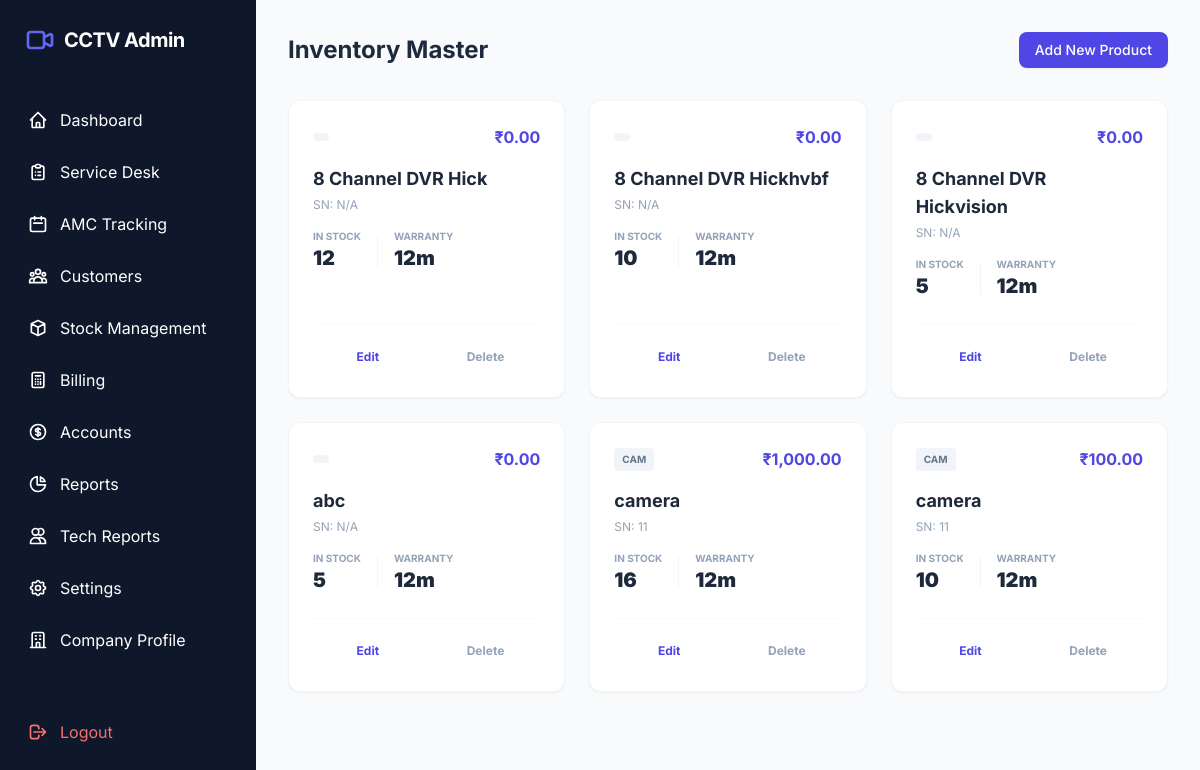
The page /admin/inventory.php (signed in) on the database as committed earlier.
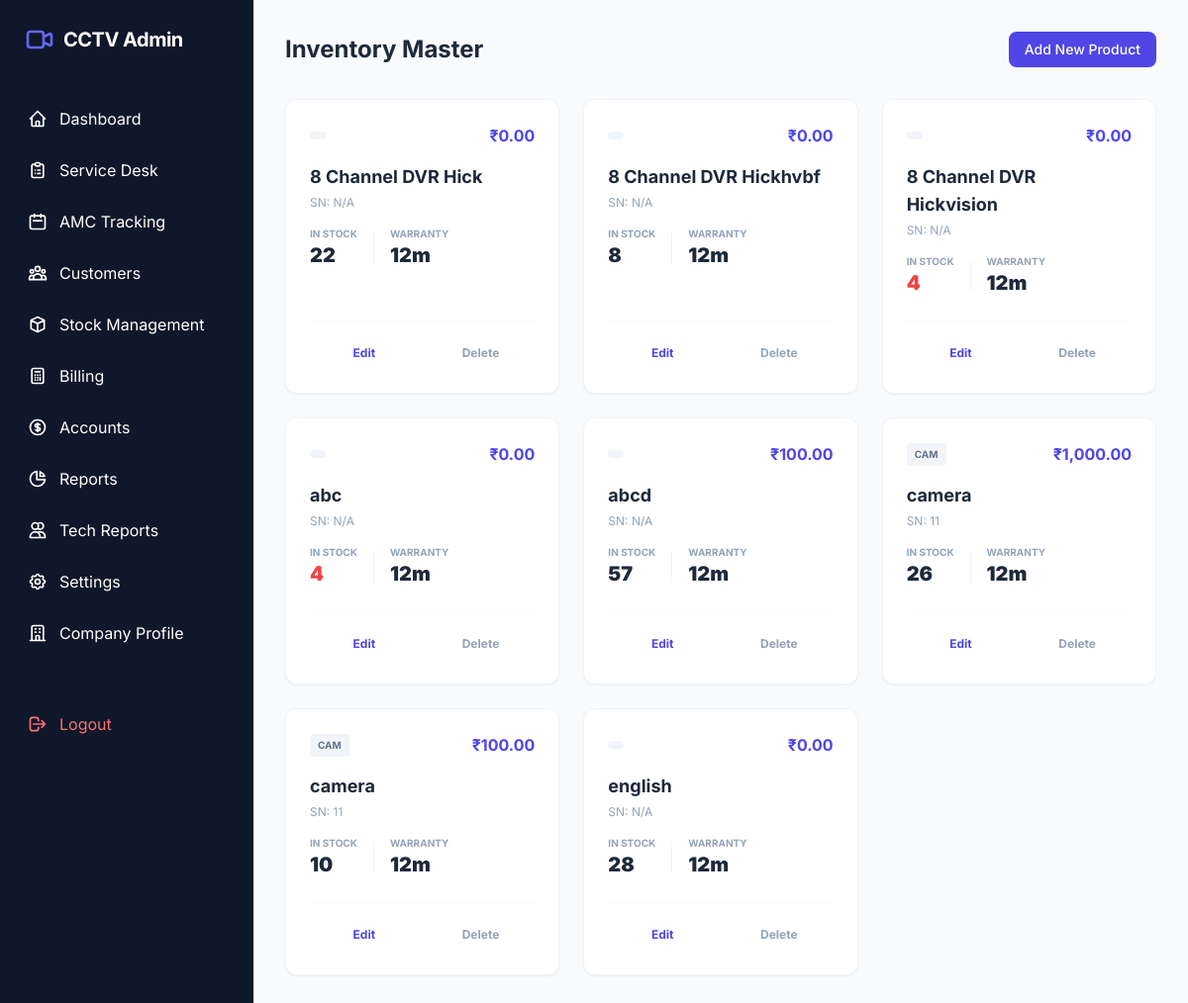
The same page on the database as committed later.
### tables this page shows
CREATE TABLE `products` (
  `id` int(11) NOT NULL,
  `category_id` int(11) DEFAULT NULL,
  `product_name` varchar(255) NOT NULL,
  `product_code` varchar(100) DEFAULT NULL,
  `unit` varchar(50) DEFAULT 'Pcs',
  `category` varchar(50) DEFAULT NULL COMMENT 'Camera, DVR, HDD, Power Supply, etc.',
  `serial_number` varchar(100) DEFAULT NULL,
  `unit_price` decimal(10,2) NOT NULL,
  `gst_rate` decimal(5,2) DEFAULT 0.00,
  `current_stock` int(11) DEFAULT 0,
  `opening_stock` int(11) DEFAULT 0,
  `description` text DEFAULT NULL,
  `warranty_months` int(11) DEFAULT 12
);

### admin/inventory.php (the view, shortened to what this page needs)
<?php
require_once '../includes/db_connect.php';
require_once '../includes/header.php';
try {
    $stmt = $pdo->query("SELECT id, product_name as item_name, category, serial_number, unit_price, current_stock as stock_qty, warranty_months FROM products ORDER BY product_name ASC");
    $products = $stmt->fetchAll();
} catch (PDOException $e) {
    echo "Error: " . $e->getMessage();
}
?>
<div class="space-y-8">
    <div class="flex items-center justify-between">
        <h2 class="text-2xl font-bold text-slate-800">Inventory Master</h2>
        <button onclick="openProductModal()" class="bg-indigo-600 text-white px-4 py-2 rounded-lg text-sm font-medium hover:bg-indigo-700 transition shadow-sm">Add New Product</button>
    </div>
    <div class="grid grid-cols-1 md:grid-cols-2 lg:grid-cols-3 gap-6">
        <?php foreach ($products as $product): ?>
        <div class="bg-white p-6 rounded-xl shadow-sm border border-slate-100 flex flex-col justify-between">
            <div>
                <div class="flex items-center justify-between mb-4">
                    <span class="px-2 py-1 rounded text-[10px] font-bold uppercase bg-slate-100 text-slate-500"><?php echo htmlspecialchars($product['category']); ?></span>
                    <span class="text-indigo-600 font-bold">₹<?php echo number_format($product['unit_price'], 2); ?></span>
                </div>
                <h3 class="text-lg font-bold text-slate-800 mb-1"><?php echo htmlspecialchars($product['item_name']); ?></h3>
                <p class="text-xs text-slate-400 mb-4">SN: <?php echo htmlspecialchars($product['serial_number'] ?? 'N/A'); ?></p>
                <div class="flex items-center gap-4 mb-6">
                    <div>
                        <p class="text-[10px] text-slate-400 uppercase font-bold">In Stock</p>
                        <p class="text-xl font-black <?php echo $product['stock_qty'] < 5 ? 'text-red-500' : 'text-slate-800'; ?>"><?php echo $product['stock_qty']; ?></p>
                    </div>
                    <div>
                        <p class="text-[10px] text-slate-400 uppercase font-bold">Warranty</p>
                        <p class="text-xl font-black text-slate-800"><?php echo $product['warranty_months']; ?>m</p>
                    </div>
                </div>
            </div>
            <div class="flex gap-2 pt-4 border-t border-slate-50">
                <button onclick='openEditProductModal(<?php echo json_encode($product, JSON_HEX_APOS | JSON_HEX_QUOT); ?>)' class="flex-1 text-xs font-bold text-indigo-600 hover:bg-indigo-50 py-2 rounded transition">Edit</button>
                <button class="flex-1 text-xs font-bold text-slate-400 hover:text-red-500 py-2 rounded transition">Delete</button>
            </div>
        </div>
        <?php endforeach; ?>
    </div>
</div>
<?php require_once '../includes/footer.php'; ?>

Rows that differ between the two databases and show on the page:
changed products "8 Channel DVR Hick": current_stock "12" → "22"
changed products "8 Channel DVR Hickhvbf": current_stock "10" → "8"
changed products "8 Channel DVR Hickvision": current_stock "5" → "4"
changed products "abc": current_stock "5" → "4"
added products: unit_price "100.00", product_name "abcd", serial_number "N/A", current_stock "57", warranty_months "12"
changed products (number 6 of 8 on the later page): current_stock "16" → "26"
added products: unit_price "0.00", product_name "english", serial_number "N/A", current_stock "28", warranty_months "12"
